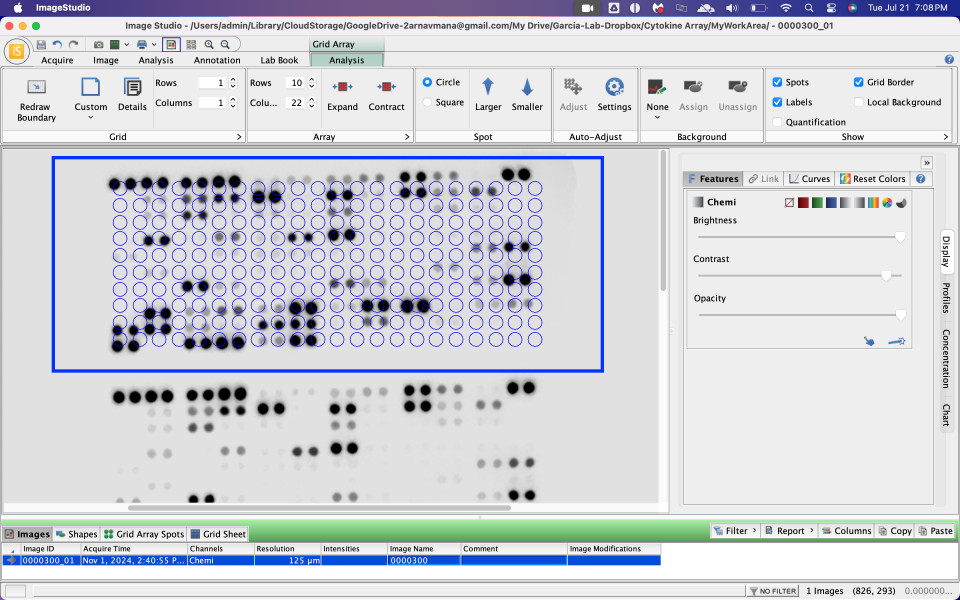
#> input picture screenshots/dots.png, 2880 x 1800 px (shown at 1/3 size)
$ python grid_detect.py
#> lines starting #> are read from the running program, lines starting #| are printed output that depends on the picture; after the words box and inside, x2 and y2 are one past the last pixel; in counts of white or black regions, pixels touching at a corner belong together
"""Detect the GRID structure of the data dots.
Cytokine arrays are printed in a regular grid. If we find the grid spacing,
we can predict every dot position and just check if a dot exists there.
This eliminates false positives (gaps) and finds faint dots (we look at
specific positions, not everywhere)."""
import json
import cv2, numpy as np
import math
from collections import Counter, defaultdict
import pyautogui
from scipy.signal import find_peaks

full_img = cv2.imread("screenshots/dots.png")
#> full_img is the input picture: shape (1800, 2880, 3); mean B, G, R 217.5, 211.4, 208.7
scale_x = 2.0 if full_img.shape[1] >= 2500 else 1.0
scale_y = 2.0 if full_img.shape[0] >= 1500 else 1.0
screen_w = round(full_img.shape[1] / scale_x)
screen_h = round(full_img.shape[0] / scale_y)
img = cv2.resize(full_img, (screen_w, screen_h), interpolation=cv2.INTER_AREA)
H, W = img.shape[:2]
hsv = cv2.cvtColor(img, cv2.COLOR_BGR2HSV)
#> hsv: shape (900, 1440, 3); mean H, S, V 14.4, 14.6, 219.7

# Find rectangle (same as before)
blue_mask = cv2.inRange(hsv, np.array((100, 120, 100)), np.array((130, 255, 255)))
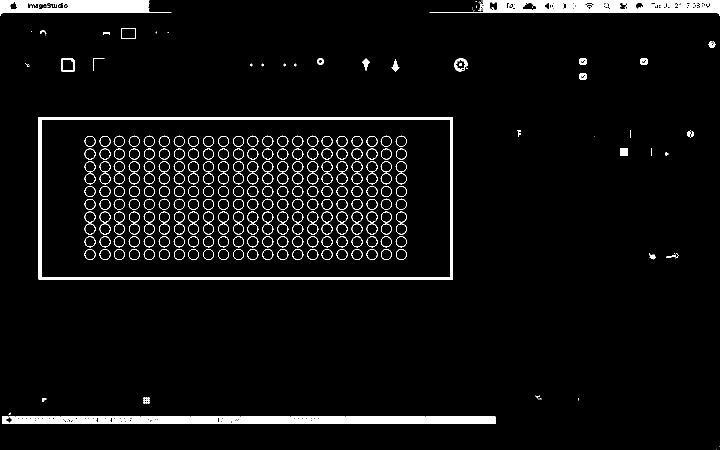
#> blue_mask: shape (900, 1440) (shown at 1/2 size); 4.9% white; 331 white regions (71 under 20 px), largest, box (x1, y1, x2, y2) and area: (77, 234, 906, 559) 11755, (859, 0, 1440, 32) 10007, (0, 0, 343, 32) 6742
h_mask = np.zeros_like(blue_mask)
for y in range(H):
    row = blue_mask[y] > 0
    if not row.any(): continue
    padded = np.concatenate(([False], row, [False]))
    diffs = np.diff(padded.astype(int))
    starts = np.where(diffs == 1)[0]; ends = np.where(diffs == -1)[0]
    for s, e in zip(starts, ends):
        if e - s > 200: h_mask[y, s:e] = 255
#> this loop made 900 passes
#> (starts, ends) on passes 1 to 3: ([0, 963, 967], [297, 964, 1440]), ([0, 295, 298, 965], [294, 297, 299, 1440]), ([0, 297, 951, 963, 965, 968], [296, 298, 954, 964, 967, 1440])
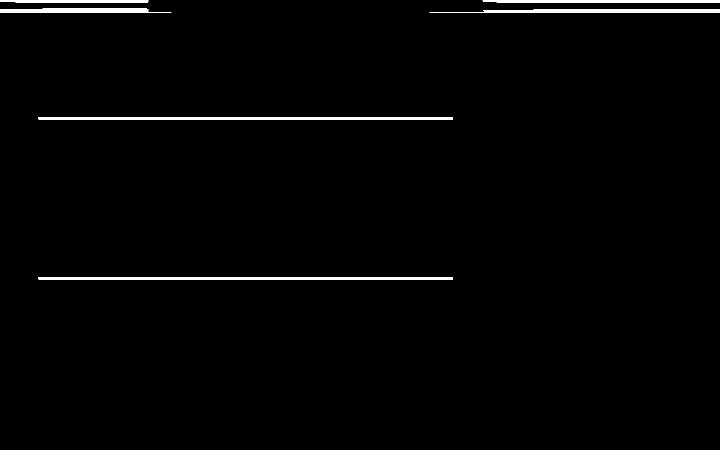
#> h_mask: shape (900, 1440) (shown at 1/2 size); 1.3% white; 6 white regions, box (x1, y1, x2, y2) and area: (77, 234, 906, 239) 4145, (77, 554, 906, 559) 4145, (859, 19, 1440, 25) 2743, (965, 0, 1440, 5) 2341, (0, 17, 343, 25) 2247, (0, 0, 297, 5) 1419
v_mask = np.zeros_like(blue_mask)
for x in range(W):
    col = blue_mask[:, x] > 0
    if not col.any(): continue
    padded = np.concatenate(([False], col, [False]))
    diffs = np.diff(padded.astype(int))
    starts = np.where(diffs == 1)[0]; ends = np.where(diffs == -1)[0]
    for s, e in zip(starts, ends):
        if e - s > 100: v_mask[s:e, x] = 255
#> this loop made 1440 passes
#> (starts, ends) on passes 1 to 3: ([0], [32]), ([0], [30]), ([0], [28])
#> v_mask: shape (900, 1440); 0.28% white; 2 white regions, box (x1, y1, x2, y2) and area: (77, 234, 83, 559) 1950, (901, 234, 906, 559) 1625
corners = cv2.bitwise_and(h_mask, v_mask)
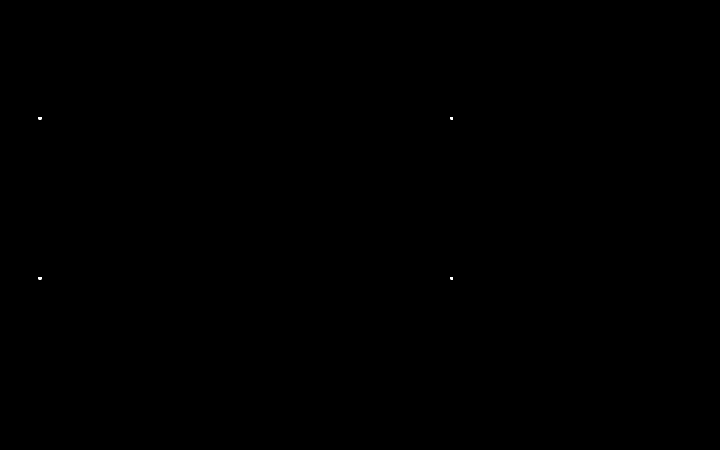
#> corners: shape (900, 1440) (shown at 1/2 size); 0.01% white; 4 white regions, box (x1, y1, x2, y2) and area: (77, 234, 83, 239) 30, (77, 554, 83, 559) 30, (901, 234, 906, 239) 25, (901, 554, 906, 559) 25
EDGE_EXCLUDE = 100
ys, xs = np.where(corners > 0)
#> ys = 110 values from 234 to 558; xs = 110 values, max 905 at index 10, min 77 at index 0, mean 453.8
clusters = defaultdict(list)
for y, x in zip(ys, xs):
    if x < EDGE_EXCLUDE or x > W - EDGE_EXCLUDE: continue
    if y < EDGE_EXCLUDE or y > H - EDGE_EXCLUDE: continue
    clusters[(y//20, x//20)].append((y, x))
#> this loop made 110 passes
#> (y, x) on passes 1 to 8: (234, 77), (234, 78), (234, 79), (234, 80), (234, 81), (234, 82), (234, 901), (234, 902)
centers = []
for key, pts in clusters.items():
    cy = sum(p[0] for p in pts) / len(pts)
    cx = sum(p[1] for p in pts) / len(pts)
    centers.append((cx, cy))
rect_left = int(min(c[0] for c in centers))
#> rect_left = 903
rect_right = int(max(c[0] for c in centers))
#> rect_right = 903
rect_top = int(min(c[1] for c in centers))
#> rect_top = 236
rect_bot = int(max(c[1] for c in centers))
#> rect_bot = 556
if rect_right - rect_left < 100 or rect_bot - rect_top < 100:
    full_hsv = cv2.cvtColor(full_img, cv2.COLOR_BGR2HSV)
#> full_hsv: shape (1800, 2880, 3); mean H, S, V 13.5, 14.4, 219.6
    full_blue = cv2.inRange(full_hsv, np.array((100, 120, 100)), np.array((130, 255, 255)))
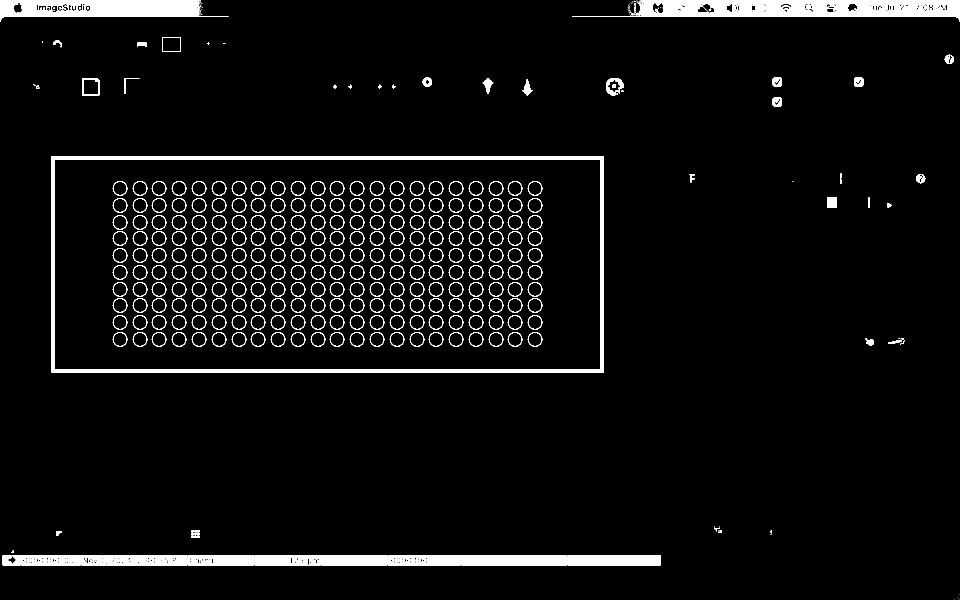
#> full_blue: shape (1800, 2880) (shown at 1/3 size); 4.6% white; 427 white regions (117 under 20 px), largest, box (x1, y1, x2, y2) and area: (155, 468, 1812, 1118) 45740, (1716, 0, 2880, 64) 40433, (0, 0, 686, 66) 26916
    full_h = np.zeros_like(full_blue)
    for y in range(full_blue.shape[0]):
        row = full_blue[y] > 0
        padded = np.concatenate(([False], row, [False]))
        diffs = np.diff(padded.astype(int))
        starts = np.where(diffs == 1)[0]; ends = np.where(diffs == -1)[0]
        for start, end in zip(starts, ends):
            if end - start > 200 * scale_x:
                full_h[y, start:end] = 255
#> this loop made 1800 passes
#> (starts, ends) on passes 49, 51, 52: ([0, 1717], [686, 2880]), ([0, 2864], [16, 2880]), ([0, 2868], [12, 2880])
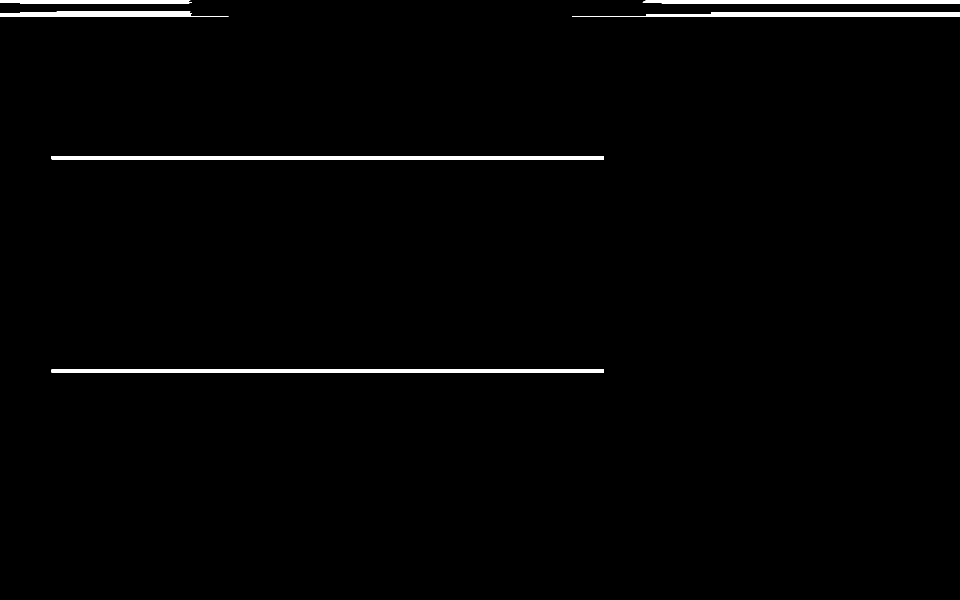
#> full_h: shape (1800, 2880) (shown at 1/3 size); 1.3% white; 7 white regions, largest, box (x1, y1, x2, y2) and area: (155, 468, 1812, 478) 16570, (155, 1108, 1812, 1118) 16570, (1717, 37, 2880, 50) 11281
    full_v = np.zeros_like(full_blue)
    for x in range(full_blue.shape[1]):
        col = full_blue[:, x] > 0
        padded = np.concatenate(([False], col, [False]))
        diffs = np.diff(padded.astype(int))
        starts = np.where(diffs == 1)[0]; ends = np.where(diffs == -1)[0]
        for start, end in zip(starts, ends):
            if end - start > 100 * scale_y:
                full_v[start:end, x] = 255
#> this loop made 2880 passes
#> (starts, ends) on passes 1 to 3: ([0], [66]), ([0], [62]), ([0], [60])
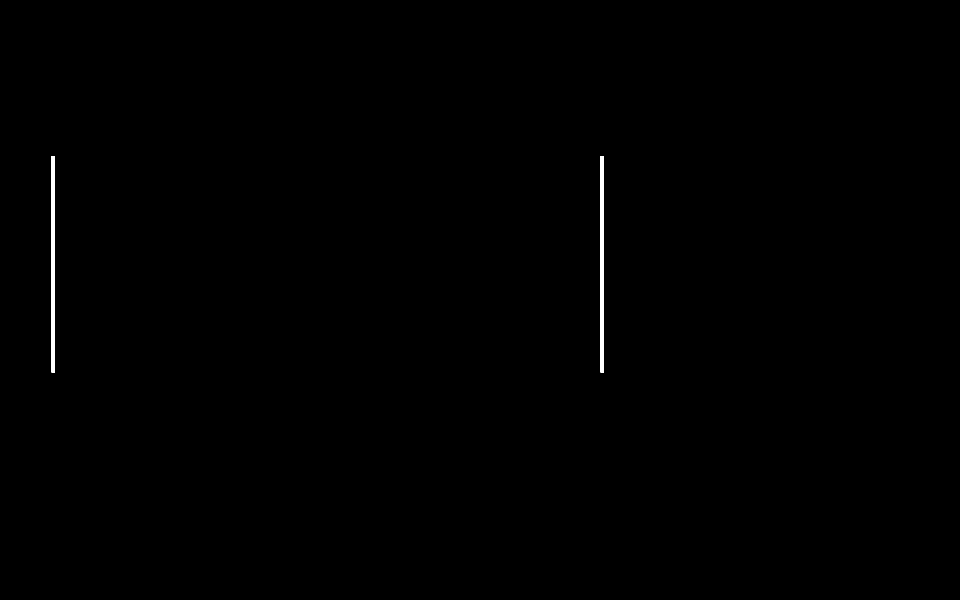
#> full_v: shape (1800, 2880) (shown at 1/3 size); 0.25% white; 2 white regions, box (x1, y1, x2, y2) and area: (155, 468, 165, 1118) 6500, (1802, 468, 1812, 1118) 6500
    full_ys, full_xs = np.where(cv2.bitwise_and(full_h, full_v) > 0)
#> full_ys = 400 values from 468 to 1117; full_xs = 400 values, max 1811 at index 19, min 155 at index 0, mean 983
    full_clusters = defaultdict(list)
    for y, x in zip(full_ys, full_xs):
        full_clusters[(y // round(20 * scale_y), x // round(20 * scale_x))].append((y, x))
#> this loop made 400 passes
#> (y, x) on passes 1 to 3: (468, 155), (468, 156), (468, 157)
    full_centers = [(sum(p[1] for p in points) / len(points), sum(p[0] for p in points) / len(points))
                    for points in full_clusters.values()]
    rect_left = round(min(c[0] for c in full_centers) / scale_x)
    rect_right = round(max(c[0] for c in full_centers) / scale_x)
    rect_top = round(min(c[1] for c in full_centers) / scale_y)
    rect_bot = round(max(c[1] for c in full_centers) / scale_y)
print(f"Rectangle: x=[{rect_left},{rect_right}]  y=[{rect_top},{rect_bot}]  ({rect_right-rect_left}x{rect_bot-rect_top})")
#| Rectangle: x=[78,903]  y=[236,556]  (825x320)

# Get dark pixels inside the rectangle.
# Use a slightly broader mask for circle proposal, then strict center checks
# to avoid false positives.
data_mask = cv2.inRange(hsv, np.array((0, 0, 0)), np.array((180, 50, 215)))
#> data_mask: shape (900, 1440); 12.7% white; 1206 white regions (444 under 20 px), largest, box (x1, y1, x2, y2) and area: (0, 80, 1437, 217) 14644, (2, 789, 1438, 870) 5375, (192, 758, 766, 766) 4580
data_mask[:rect_top, :] = 0; data_mask[rect_bot:, :] = 0
data_mask[:, :rect_left] = 0; data_mask[:, rect_right:] = 0

strict_mask = cv2.inRange(hsv, np.array((0, 0, 0)), np.array((180, 60, 190)))
#> strict_mask: shape (900, 1440); 8.4% white; 1094 white regions (333 under 20 px), largest, box (x1, y1, x2, y2) and area: (0, 99, 1437, 217) 11083, (2, 790, 1438, 870) 4912, (0, 218, 1440, 872) 4184
strict_mask[:rect_top, :] = 0; strict_mask[rect_bot:, :] = 0
strict_mask[:, :rect_left] = 0; strict_mask[:, rect_right:] = 0

# Also build a broad mask for checking grid positions (catches faint dots)
broad_mask = cv2.inRange(hsv, np.array((0, 0, 0)), np.array((180, 80, 250)))
#> broad_mask: shape (900, 1440); 86.3% white; 392 black regions (87 under 20 px), largest, box (x1, y1, x2, y2) and area: (3, 814, 1437, 869) 61673, (0, 0, 1440, 32) 32970, (2, 785, 1438, 813) 22840
broad_mask[:rect_top, :] = 0; broad_mask[rect_bot:, :] = 0
#> after `broad_mask[rect_bot:, :] = 0`:
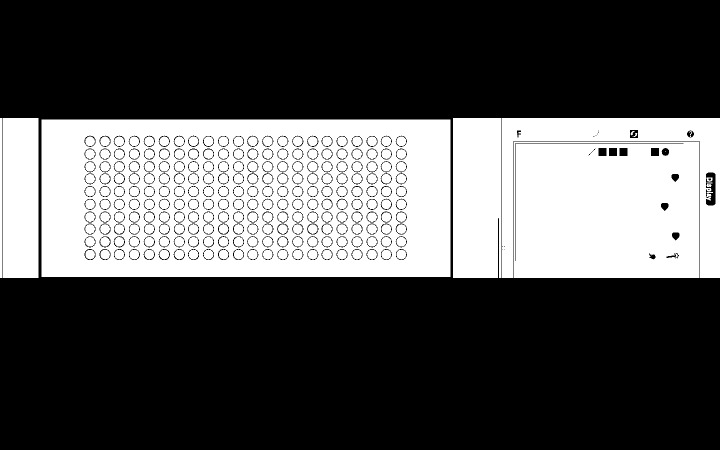
#> broad_mask: shape (900, 1440) (shown at 1/2 size); 33.1% white; 20 white regions (4 under 20 px), largest, box (x1, y1, x2, y2) and area: (83, 239, 901, 554) 237937, (1027, 284, 1399, 556) 98683, (1003, 236, 1440, 556) 36130
broad_mask[:, :rect_left] = 0; broad_mask[:, rect_right:] = 0
#> (the rest of the program and of its run is left out)
